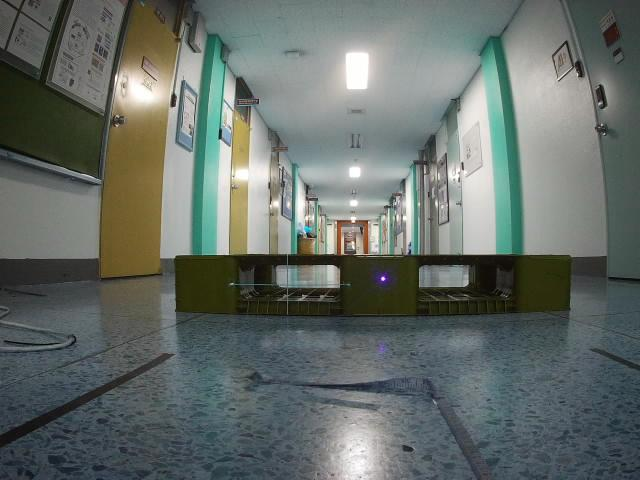
#> input picture data/file1.jpg, 640 x 480 px, found by its file name
$ python image_mask.py
#> lines starting #> are read from the running program, lines starting #| are printed output that depends on the picture; after the words box and inside, x2 and y2 are one past the last pixel; in counts of white or black regions, pixels touching at a corner belong together
import cv2
import numpy as np

img = cv2.imread('pic2/file1.jpg')
#> img is the input picture: shape (480, 640, 3); mean B, G, R 104.4, 109.1, 101.2
print(img.shape)
#| (480, 640, 3)
mask = np.zeros(img.shape[:2], dtype="uint8")
px0 = 220
px1 = 420
py0 = 120
py1 = 360
cv2.rectangle(mask, (px0, py0), (px1, py1), (255, 255, 255), -1)
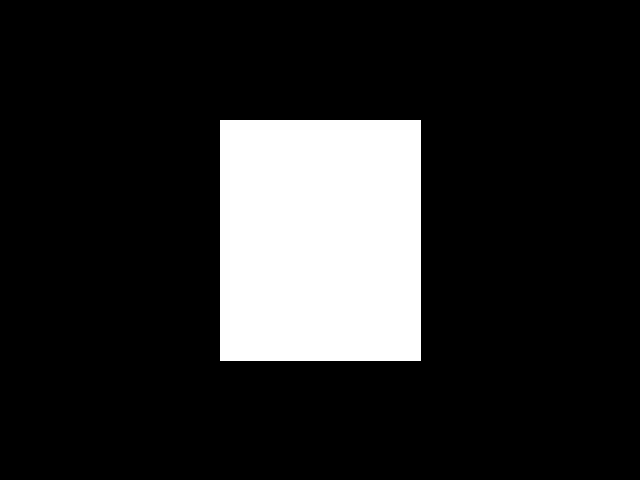
#> mask: shape (480, 640); 15.8% white; 1 white region, box (x1, y1, x2, y2) and area: (220, 120, 421, 361) 48441
masked = cv2.bitwise_and(img, img, mask=mask)
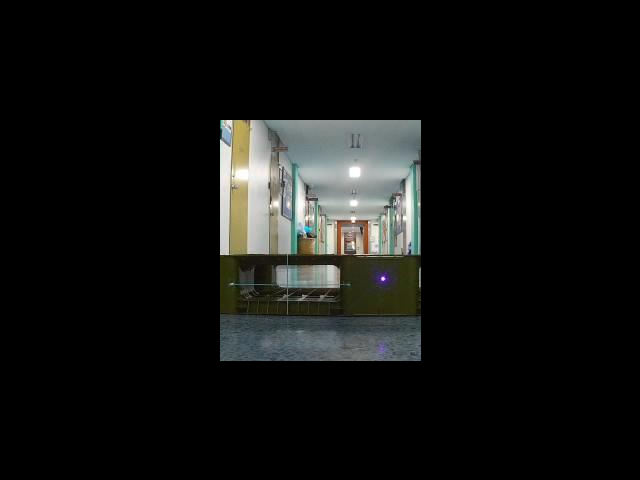
#> masked: shape (480, 640, 3); mean B, G, R 17.5, 18.8, 18
print(masked.shape)
#| (480, 640, 3)
cv2.imshow('test', masked)

cv2.waitKey(0)
cv2.destroyAllWindows()

$ run again, with data/file0.jpg copied over data/file1.jpg
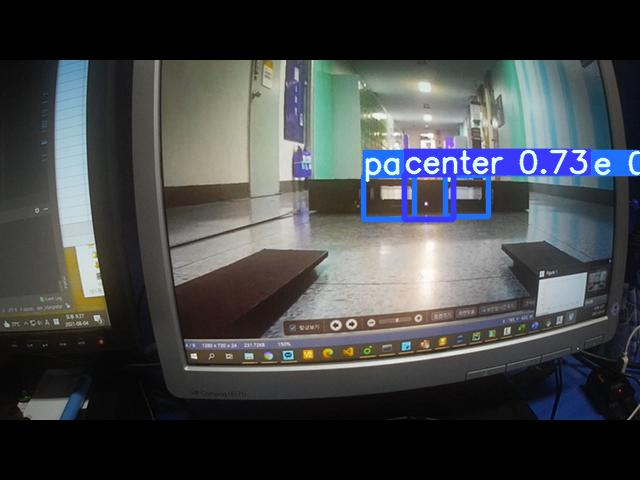
#> input picture data/file0.jpg, 640 x 480 px, found by its file name
#> img is the input picture: shape (480, 640, 3); mean B, G, R 72, 70, 67.1
#| (480, 640, 3)
#> mask: shape (480, 640); 15.8% white; 1 white region, box (x1, y1, x2, y2) and area: (220, 120, 421, 361) 48441
#> `masked = cv2.bitwise_and(img, img, mask=mask)`:
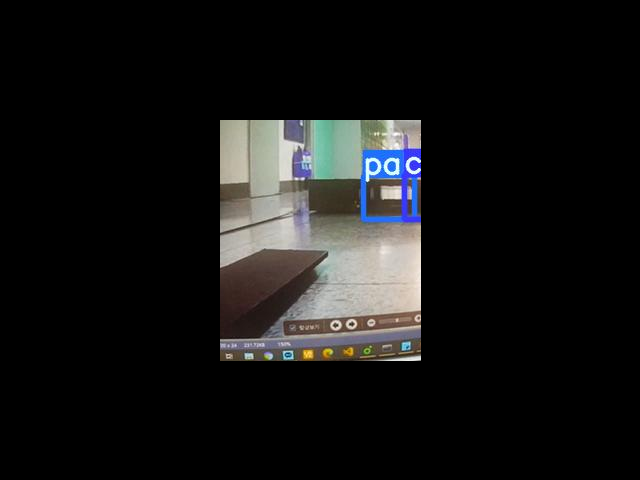
#> masked: shape (480, 640, 3); mean B, G, R 20.6, 20.8, 20.8
#| (480, 640, 3)

$ run again, with data/file2.jpg copied over data/file1.jpg
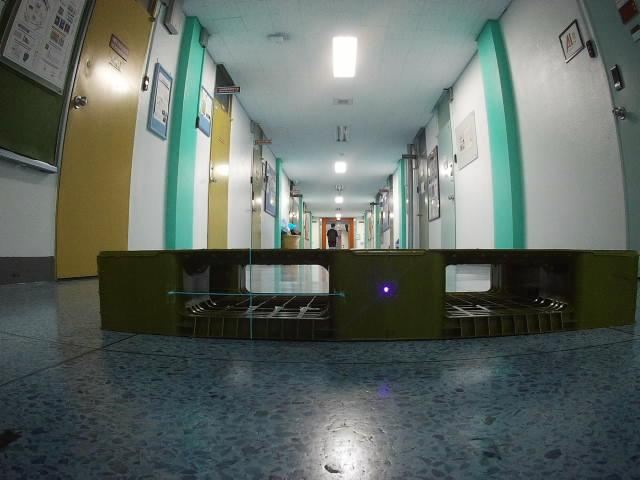
#> input picture data/file2.jpg, 640 x 480 px, found by its file name
#> img is the input picture: shape (480, 640, 3); mean B, G, R 99.4, 105.5, 96.2
#| (480, 640, 3)
#> mask: shape (480, 640); 15.8% white; 1 white region, box (x1, y1, x2, y2) and area: (220, 120, 421, 361) 48441
#> `masked = cv2.bitwise_and(img, img, mask=mask)`:
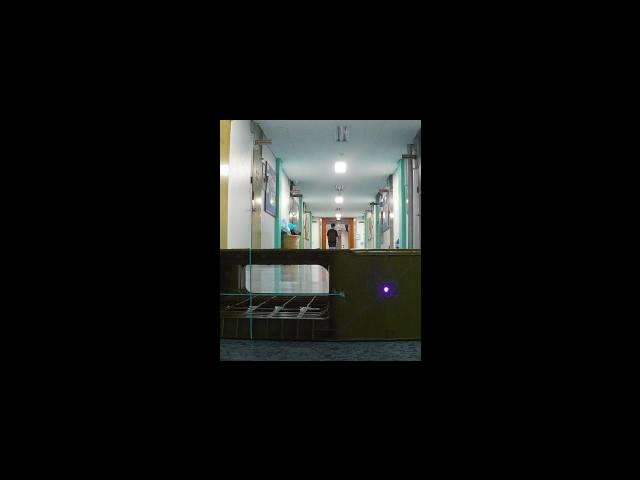
#> masked: shape (480, 640, 3); mean B, G, R 16, 17.2, 16.1
#| (480, 640, 3)

$ run again, with data/frame0.jpg copied over data/file1.jpg
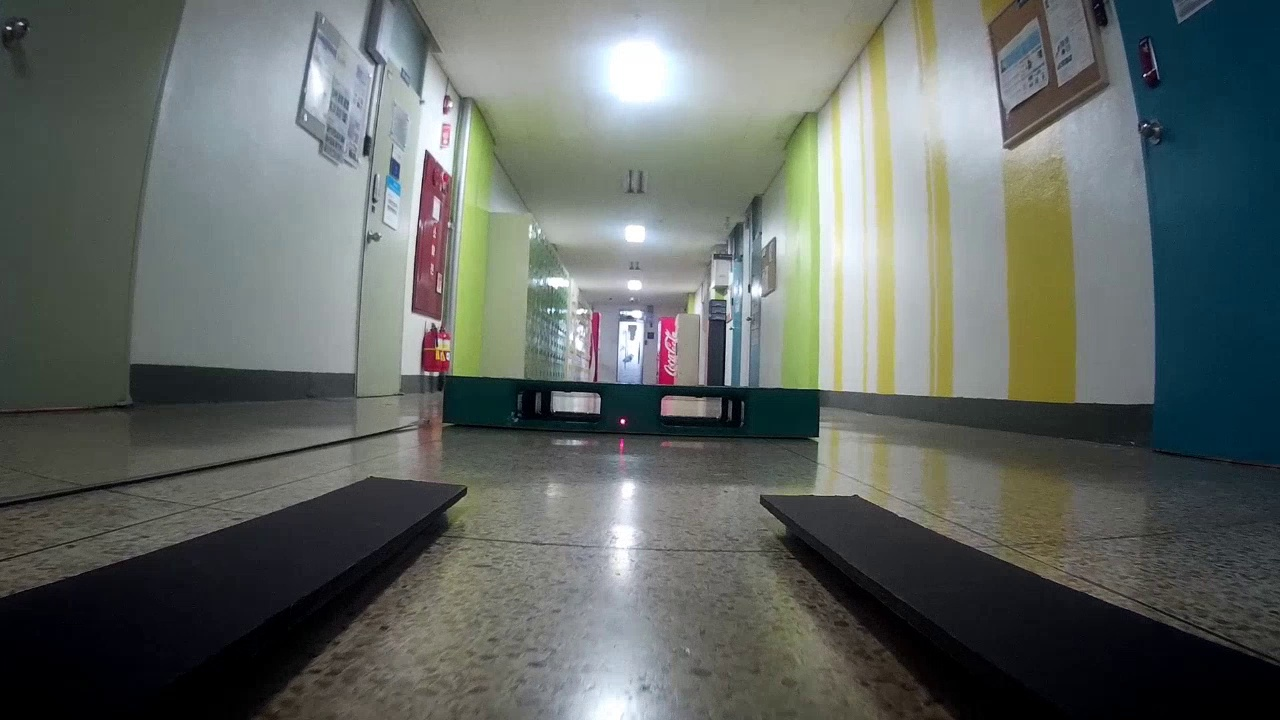
#> input picture data/frame0.jpg, 1280 x 720 px, found by its file name
#> img is the input picture: shape (720, 1280, 3); mean B, G, R 99.9, 103.6, 97.4
#| (720, 1280, 3)
#> `cv2.rectangle(mask, (px0, py0), (px1, py1), (255, 255, 255), -1)`:
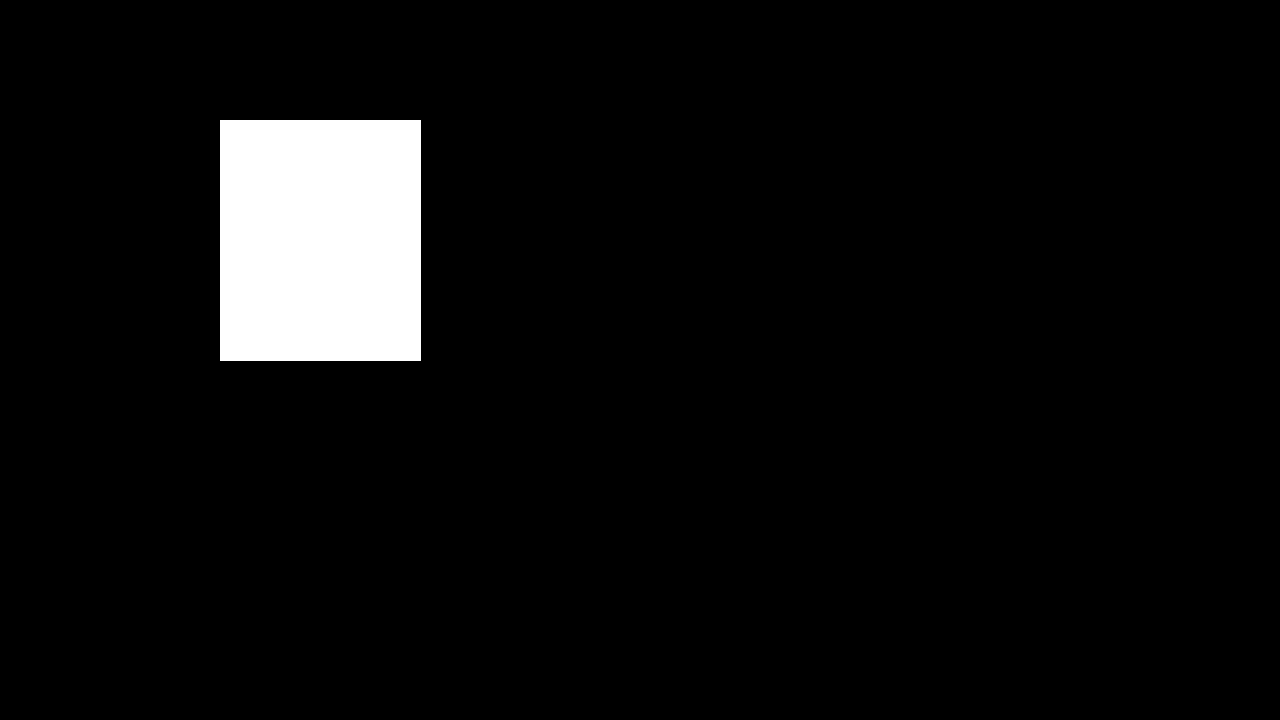
#> mask: shape (720, 1280); 5.3% white; 1 white region, box (x1, y1, x2, y2) and area: (220, 120, 421, 361) 48441
#> `masked = cv2.bitwise_and(img, img, mask=mask)`:
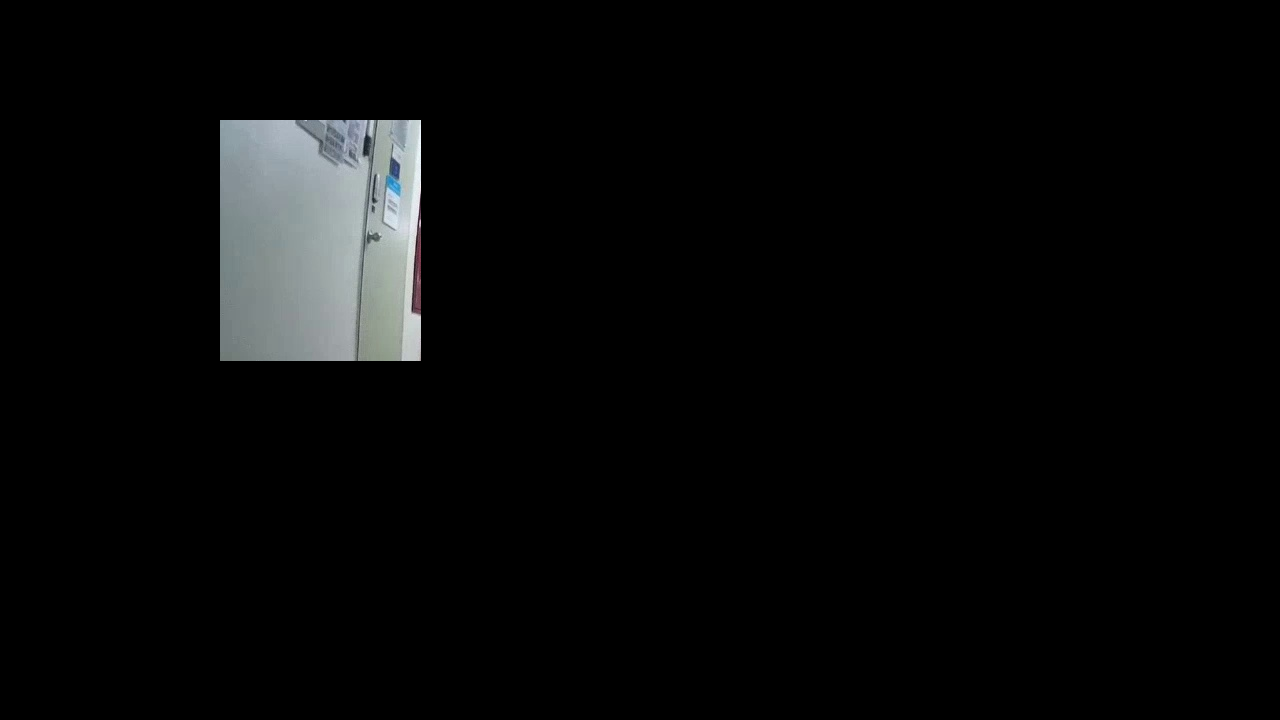
#> masked: shape (720, 1280, 3); mean B, G, R 8.5, 8.4, 7.8
#| (720, 1280, 3)
